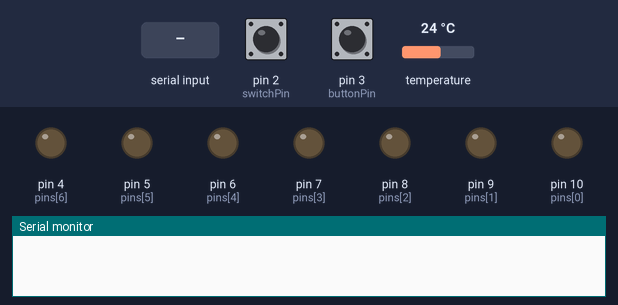
A sketch run on a simulated Arduino Uno, built with avr-gcc and run on an emulated ATmega328P. Shown: output pins drawn as LEDs (lit = HIGH), the last lines printed to the serial monitor. The inputs (shaded band) are chosen by the test bench; at power-on: pin 3 (buttonPin) HIGH, pin 2 (switchPin) HIGH, temperature 24 °C.

Above: at 7.2 s.
7.3 s: pin 3 (buttonPin) pulled LOW for 0.15 s
At 8.5 s:
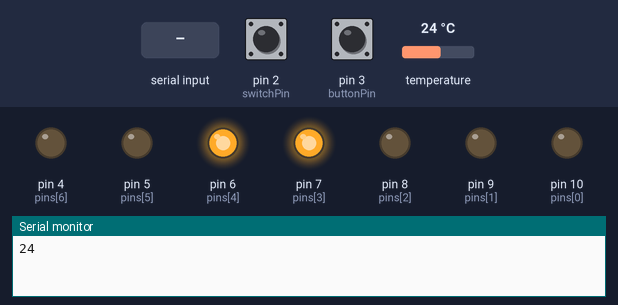
10.5 s: "f" received over Serial
At 11.7 s:
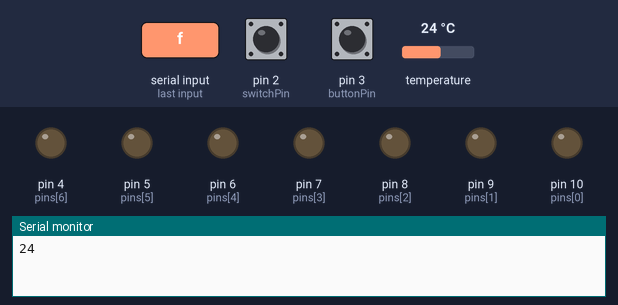
12.0 s: "o" received over Serial
At 12.5 s:
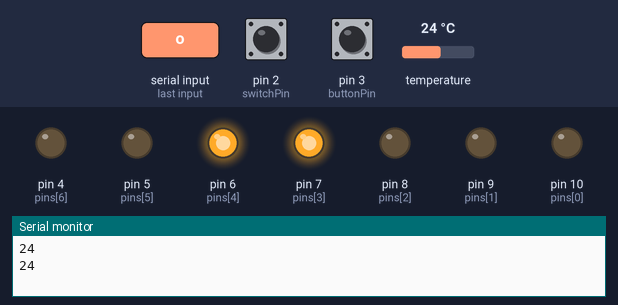
Timing chart, 0 to 14.5 s (numbered marks = the images above; inputs shaded):
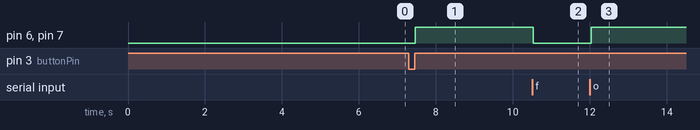

The sketch:

lab1-mkr-final.ino
```cpp
#include <OneWire.h>
#include <DallasTemperature.h>


#define ONE_WIRE_BUS 18
#define NUM_PINS 7

/* Set up a oneWire instance to communicate with any OneWire device*/
OneWire ourWire(ONE_WIRE_BUS);

/* Tell Dallas Temperature Library to use oneWire Library */
DallasTemperature sensors(&ourWire);

char serialInput;
double data;
const int switchPin = 2;
const int buttonPin = 3;
volatile byte buttonState = 0;
bool swich = true;

int pins[] = {
  10, 9, 8, 7, 6, 5, 4 //change to actual pin values
};


void setup()
{
  for (int i = 0; i < NUM_PINS; ++i) {
    pinMode(pins[i], OUTPUT);
  }

  pinMode(switchPin, INPUT);
  pinMode(buttonPin, INPUT);

  attachInterrupt(digitalPinToInterrupt(switchPin), switchChange_ISR, CHANGE);
  attachInterrupt(digitalPinToInterrupt(buttonPin), buttonPress_ISR, CHANGE);

  delay(1000);
  Serial.begin(9600);
  delay(5000);

  /* setup the DallasTemperature library */
  sensors.begin();
}


void loop()
{
  sensors.requestTemperatures(); // Send the command to get temperatures
  //int buttonState = digitalRead(buttonPin);
  if (Serial.available()) {
    serialInput = Serial.read();
    if (serialInput == 't') {
      if(swich) {
         //data = sensors.getTempCByIndex(0);
         Serial.print(sensors.getTempCByIndex(0));
         //Serial.print(9);
         //Serial.print(sensors.getTempFByIndex(0));
      }
    }

    if (serialInput == 'o') {
        if (swich) {
          //otherBlinky(11);
          blinky();
        }
    }

    if (serialInput == 'f') {
      if (swich) {
        clearBlinky();
      }
    }


    if (serialInput == 's') {
      if (swich) {
        Serial.print("y");
      } else {
        Serial.print("n");
      }
    }

    //delay(1);
  }
}

void blinky()
{
  //https://forum.arduino.cc/index.php?topic=119261.0 -- need to test against negative numbers
  //byte num = Serial.read(); // Get num from somewhere
  //sensors.getTempCByIndex(0)
  byte num = (byte) sensors.getTempCByIndex(0);
  //Serial.print("Value of temp: ");
  Serial.println(num);
  //Serial.print("Bitwise value: ");
  for (byte i=0; i < NUM_PINS; i++) {
    byte state = bitRead(num, i);
    digitalWrite(pins[i], state);
    //Serial.print(state);
  }
  //Serial.println();
}

void otherBlinky(double input)
{
  //https://forum.arduino.cc/index.php?topic=119261.0 -- need to test against negative numbers
  //byte num = Serial.read(); // Get num from somewhere
  //sensors.getTempCByIndex(0)
  byte num = (byte) input;
  //Serial.print("Value of temp: ");
  //Serial.println(num);
  //Serial.print("Bitwise value: ");
  for (byte i=0; i < NUM_PINS; i++) {
    byte state = bitRead(num, i);
    digitalWrite(pins[i], state);
    //Serial.print(state);
  }
  //Serial.println();
}

void clearBlinky()
{
  for (byte i=0; i < NUM_PINS; i++) {
    digitalWrite(pins[i], LOW);
  }
}

void buttonPress_ISR()
{
  //Serial.println("FIRED ISR");
  if (swich) {
    buttonState = digitalRead(buttonPin);
    if(buttonState == LOW) {
      clearBlinky();
    } else {
      //otherBlinky(11);
      blinky();
    }
  }
}

void switchChange_ISR() {
  //Serial.println("Swich ISR");
  swich = !swich;
}
```

Measured:
- after the input at 7.3 s, pin 6 (pins[4]), pin 7 (pins[3]): LOW → HIGH after 0.16 s
- after the input at 10.5 s, pin 6 (pins[4]), pin 7 (pins[3]): HIGH → LOW at once
- after the input at 12.0 s, pin 6 (pins[4]), pin 7 (pins[3]): LOW → HIGH at once
